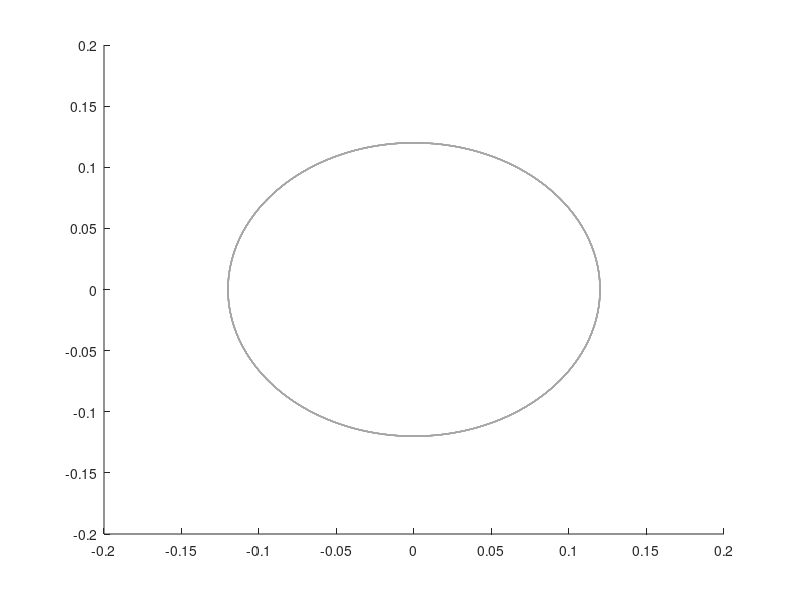

MATLAB code to generate this figure: (Note: this script raises an error after producing the figure.)
%% Parameters

% Hoop
m_hoop = 0.25; % kg
R_hoop = 0.24; % m
I_hoop = m_hoop*R_hoop^2;

% Person
R_person = 0.03; % m
mu = 0.1; % [/]

% Elliptical input
a = R_hoop/2; % m       Length of x-axis limits
b = R_hoop/2; % m       Length of y-axis limits
dth = 4*pi; % rad/sec   Traversal speed

%% Forward simulation
% From person to hoop

t_lim = [0; 3];
dt = 0.001;
t = t_lim(1):dt:t_lim(2);
N = length(t);

% Generate ellipse
ang = t*dth;
p_person = [a*cos(ang);     b*sin(ang)];            % [x, y] X N
v_person = [-a*sin(ang);    b*cos(ang)]*dth;        % [dx, dy] X N
a_person = [-a*cos(ang);    -b*sin(ang)]*dth*dth;   % [ddx, ddy] X N

% Init hoop states
p_hoop = zeros([3 N]);      % [x, y, phi] x N
v_hoop = zeros([3 N]);      % [dx, dy, dphi] x N

% Set initial state of hoop
p_hoop(1:2, 1) = p_person(:,1) + [-R_person + R_hoop; 0];
p_hoop(3, 1) = pi;

F_contact = zeros([2 N]);

% Iterate for timesteps
for i = 1:N-1

    % Carry over velocity
    v_hoop(:, i+1) = v_hoop(:,i);

    % Check if hoop and person are in contact
    dist_btwn = norm(p_person(:, i) - p_hoop(1:2, i));
    contact = (dist_btwn >= R_hoop - R_person) &&...
                (dist_btwn <= R_hoop + R_person);

    % Apply force and torque to hoop if there's contact
    if contact
        % Planar collision
        v_plus = v_person(:, i+1);
        v_minus_hoop = v_hoop(1:2, i+1);

        % Collision force acts normal to the hoop
        normal = (p_person(:, i) - p_hoop(1:2, i)) / norm(p_person(:, i) - p_hoop(1:2, i));

        % Difference in momentum
        F_c = m_hoop*norm(v_plus - v_minus_hoop)*normal;

        % TODO: Implement torque
        tau_c = 0;

        % Tau is mu times normal component of F_c
        v_hoop(1:2, i+1) = F_c/m_hoop + v_hoop(1:2, i+1);
        v_hoop(3, i+1) = tau_c/I_hoop + v_hoop(3, i+1);

        % Save contact force for viewing
        F_contact(:,i) = F_c;
        
    end

    % Update hoop state
    p_hoop(:, i+1) = p_hoop(:,i) + dt*v_hoop(:,i+1);

end

%% Display

% Plot trajectory
hold on
plot(p_person(1,:), p_person(2,:), '-', 'LineWidth', 1, 'Color', [0.65 0.65 0.65])

% Prepare plot handles
h_hoop = plot([0],[0],'b-','LineWidth',2);
h_contact = plot([0],[0],'m-','LineWidth',2);
h_person = fill([0],[0],'r-','LineStyle','none');

xlabel('x'); ylabel('y');
h_title = title('t=0.0s');

axis equal
axis([-0.75 0.75 -0.75 0.75]);

% Precompute geometries
th = 0:pi/50:2*pi;
person_circle_x = R_person*cos(th);
person_circle_y = R_person*sin(th);
hoop_circle_x = R_hoop*cos(th);
hoop_circle_y = R_hoop*sin(th);

% For visualization purposes
sim_speed = 0.1;

% Step through and update animation
for i = 1:N
    set(h_title,'String',  sprintf('t=%.2f',t(i)) ); % update title
    
    set(h_person,'XData', person_circle_x + p_person(1,i));
    set(h_person,'YData', person_circle_y + p_person(2,i));
    
    set(h_hoop,'XData', hoop_circle_x + p_hoop(1,i));
    set(h_hoop,'YData', hoop_circle_y + p_hoop(2,i));

    contact_hat = 0.1*F_contact(:,i)/norm(F_contact(:,i));
    contact_vec_x = [0 contact_hat(1)];
    contact_vec_y = [0 contact_hat(2)];
    normal = (p_person(:, i) - p_hoop(1:2, i)) / norm(p_person(:, i) - p_hoop(1:2, i));
    contact_point = p_hoop(1:2, i) + R_hoop*normal;
    set(h_contact,'XData', contact_vec_x + contact_point(1));
    set(h_contact,'YData', contact_vec_y + contact_point(2));

    pause(dt/sim_speed)
end
